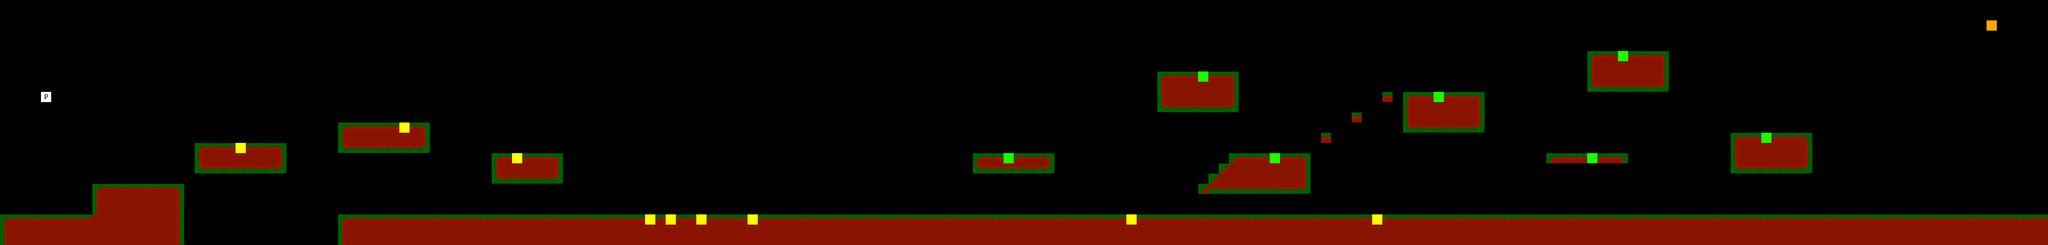

A 2D game scene composited from a Tiled map and its tileset images. What follows is a short description and the map's XML, with each tile layer's data collapsed to a summary:
An orthogonal 200x24 tile map with 32x32 px tiles, 3 tile layers (blockLayer, enemyLayer, PlayerLayer), 3 tilesets.

<map version="1.0" orientation="orthogonal" width="200" height="24" tilewidth="32" tileheight="32">
 <tileset firstgid="1" name="tileset_jungle_test" tilewidth="32" tileheight="32">
  <image source="../Tiles/tileset_jungle_test.png" width="96" height="96" />
  <tile id="0">
   <properties>
    <property name="blocked" value="true" />
   </properties>
  </tile>
  <tile id="1">
   <properties>
    <property name="blocked" value="true" />
   </properties>
  </tile>
  <tile id="2">
   <properties>
    <property name="blocked" value="true" />
   </properties>
  </tile>
  <tile id="3">
   <properties>
    <property name="blocked" value="true" />
   </properties>
  </tile>
  <tile id="4">
   <properties>
    <property name="blocked" value="true" />
   </properties>
  </tile>
  <tile id="5">
   <properties>
    <property name="blocked" value="true" />
   </properties>
  </tile>
  <tile id="6">
   <properties>
    <property name="blocked" value="true" />
   </properties>
  </tile>
  <tile id="7">
   <properties>
    <property name="blocked" value="true" />
   </properties>
  </tile>
  <tile id="8">
   <properties>
    <property name="blocked" value="true" />
   </properties>
  </tile>
 </tileset>
 <tileset firstgid="10" name="EnemyTiles" tilewidth="32" tileheight="32">
  <image source="../Tiles/EnemyTiles.png" width="96" height="96" />
  <tile id="0">
   <properties>
    <property name="enemy" value="1" />
   </properties>
  </tile>
  <tile id="1">
   <properties>
    <property name="enemy" value="2" />
   </properties>
  </tile>
  <tile id="2">
   <properties>
    <property name="enemy" value="3" />
   </properties>
  </tile>
  <tile id="3">
   <properties>
    <property name="enemy" value="4" />
   </properties>
  </tile>
  <tile id="4">
   <properties>
    <property name="enemy" value="boss" />
   </properties>
  </tile>
  <tile id="5">
   <properties>
    <property name="enemy" value="6" />
   </properties>
  </tile>
  <tile id="6">
   <properties>
    <property name="enemy" value="7" />
   </properties>
  </tile>
  <tile id="7">
   <properties>
    <property name="enemy" value="boss2" />
   </properties>
  </tile>
  <tile id="8">
   <properties>
    <property name="enemy" value="9" />
   </properties>
  </tile>
 </tileset>
 <tileset firstgid="19" name="PlayerTile" tilewidth="32" tileheight="32">
  <image source="../Tiles/PlayerTile.png" width="32" height="32" />
  <tile id="0">
   <properties>
    <property name="player" value="true" />
   </properties>
  </tile>
 </tileset>
 <layer name="blockLayer" width="200" height="24">
  <data>[4800 cells, 850 non-empty, 9 distinct tile ids]</data>
 </layer>
 <layer name="enemyLayer" width="200" height="24">
  <data>[4800 cells, 17 non-empty, 3 distinct tile ids]</data>
 </layer>
 <layer name="PlayerLayer" width="200" height="24">
  <data>[4800 cells, 1 non-empty, 1 distinct tile ids]</data>
 </layer>
</map>
